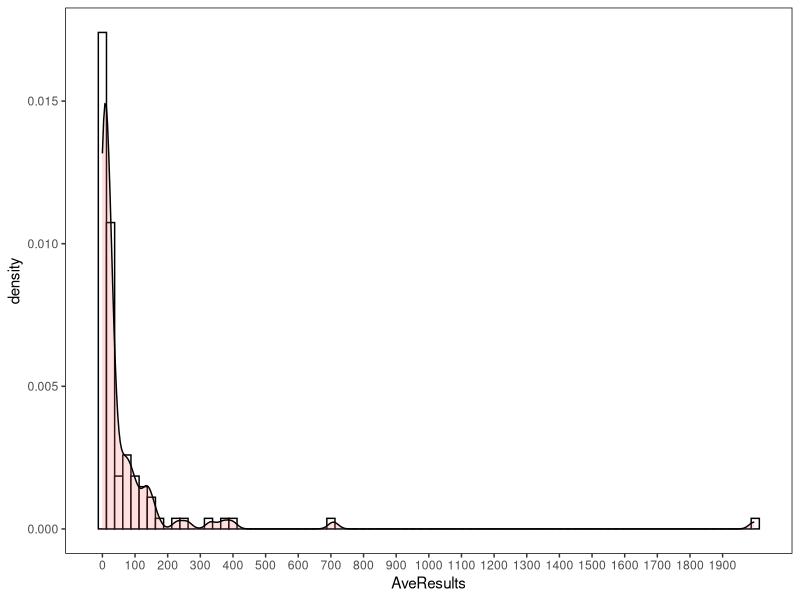
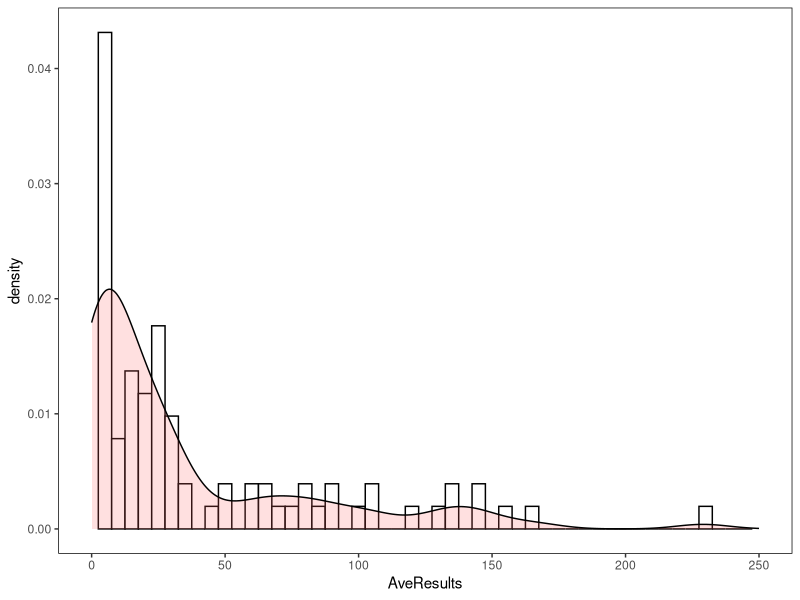

R code for these plots, in order:
#Set Working Directory
setwd("C:/Users/jessa/Documents/AntMetaAnalysis")

#Load in Packages
library(dplyr)
library(plyr)
library(ggplot2)

#Import data 
Rank <- read.table("Data/Ranking.txt", header = TRUE, sep = "\t")

############################################################################################## Rank Plot

#Full data histogram
ggplot(Rank, aes(x = AveResults)) +
  geom_histogram(aes(y = ..density..), binwidth = 25, colour = "black", fill = "white") +
  geom_density(alpha=.2, fill="#FF6666") +
  scale_x_continuous(breaks = round(seq(min(Rank$AveResults), max(Rank$AveResults), by = 100), 1)) +
  theme(panel.grid.major = element_blank(),
        panel.grid.minor = element_blank(),
        panel.background = element_blank(),
        panel.border = element_rect(colour = "black", fill = NA))

# Zoomed in 
ggplot(Rank, aes(x = AveResults)) +
  geom_histogram(aes(y = ..density..), binwidth = 5, colour = "black", fill = "white") +
  geom_density(alpha=.2, fill="#FF6666") +
  scale_x_continuous(breaks = round(seq(min(Rank$AveResults), max(Rank$AveResults), by = 50), 1)) +
  theme(panel.grid.major = element_blank(),
        panel.grid.minor = element_blank(),
        panel.background = element_blank(),
        panel.border = element_rect(colour = "black", fill = NA)) +
  xlim(0, 250)
